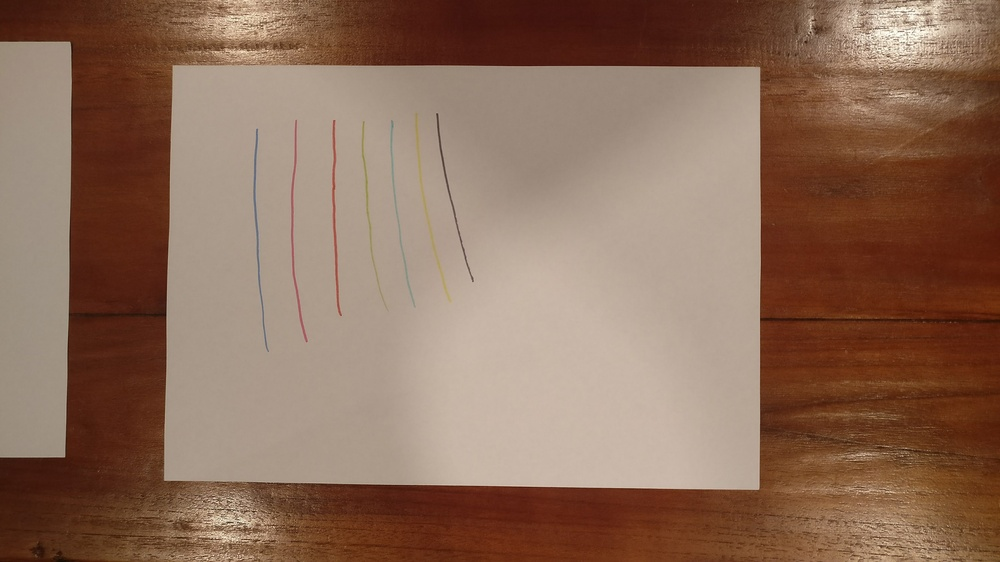
//> input picture MapAPI/UnitTests/Images/AllColorTest1.jpg, 1000 x 562 px, shrunk from 2667 x 1500 before the run
$ ./IdentifyRectangles -w ../../MapAPI/UnitTests/Images/AllColorTest1.jpg   (built with g++ and OpenCV 4)
//> lines starting //> are read from the running program, lines starting //| are printed output that depends on the picture; after the words box and inside, x2 and y2 are one past the last pixel; in counts of white or black regions, pixels touching at a corner belong together
#include "opencv2/core.hpp"
#include "opencv2/imgproc.hpp"
#include "opencv2/imgcodecs.hpp"
#include "opencv2/highgui.hpp"

#include <iostream>
#include <math.h>

using namespace cv;
using namespace std;

int thresh = 50, N = 11;
const char* wndname = "Square Detection Demo";

// Helper function:
// Finds a cosine of angle between vectors
// From pt0->pt1 and from pt0->pt2
static double angle(Point pt1, Point pt2, Point pt0)
{
	double dx1 = pt1.x - pt0.x;
	double dy1 = pt1.y - pt0.y;
	double dx2 = pt2.x - pt0.x;
	double dy2 = pt2.y - pt0.y;
	return (dx1 * dx2 + dy1 * dy2) / sqrt((dx1 * dx1 + dy1 * dy1) * (dx2 * dx2 + dy2 * dy2) + 1e-10);
}

// Returns sequence of rectangles detected on the image.
// The sequence is stored in the specified memory storage.
// Based on the code by karlphillip, http://stackoverflow.com/a/8863060
// under the CC BY-SA license, https://creativecommons.org/licenses/by-sa/4.0/.
void findRectangles(Mat& image, vector<vector<Point> >& rectangles)
{
	// Blur will enhance edge detection
	Mat blurred(image);
	medianBlur(image, blurred, 9);

	Mat gray0(blurred.size(), CV_8U), gray;
	vector<vector<Point> > contours;

	// Find squares in every color plane of the image
	for (int c = 0; c < 3; c++)
	{
		int ch[] = {c, 0};
		mixChannels(&blurred, 1, &gray0, 1, ch, 1);

		// Try several threshold levels
		const int threshold_level = 2;
		for (int l = 0; l < threshold_level; l++)
		{
			// Use Canny instead of zero threshold level!
			// Canny helps to catch squares with gradient shading
			if (l == 0)
			{
				Canny(gray0, gray, 10, 20, 3);

				// Dilate helps to remove potential holes between edge segments
				dilate(gray, gray, Mat(), Point(-1, -1));
			}
			else
			{
				gray = gray0 >= (l + 1) * 255 / threshold_level;
			}

			// Find contours and store them in a list
			findContours(gray, contours, CV_RETR_LIST, CV_CHAIN_APPROX_SIMPLE);

			// Test contours
			vector<Point> approx;
			for (size_t i = 0; i < contours.size(); i++)
			{
				// Approximate contour with accuracy proportional
				// to the contour perimeter
				approxPolyDP(Mat(contours[i]), approx, arcLength(Mat(contours[i]), true) * 0.02, true);

				// Note: absolute value of an area is used because
				// area may be positive or negative - in accordance with the
				// contour orientation
				if (approx.size() == 4 &&
					fabs(contourArea(Mat(approx))) > 1000 &&
					isContourConvex(Mat(approx)))
				{
					double maxCosine = 0;

					for (int j = 2; j < 5; j++)
					{
						double cosine = fabs(angle(approx[j % 4], approx[j - 2], approx[j - 1]));
						maxCosine = MAX(maxCosine, cosine);
					}

					if (maxCosine < 0.3)
						rectangles.push_back(approx);
				}
			}
		}
	}
}

// The function draws all the squares in the image
static void drawSquares(Mat& image, const vector<vector<Point> >& rectangles)
{
	for (size_t i = 0; i < rectangles.size(); i++)
	{
		const Point* p = &rectangles[i][0];
		int n = (int)rectangles[i].size();
		polylines(image, &p, &n, 1, true, Scalar(0, 255, 0), 3, LINE_AA);
	}

	imshow(wndname, image);
}


int main(int argc, char** argv)
{
	const char* usage = "usage: IdentifyRectangles [options] <image>...\n\n-w, --windows\tDisplays windows.";
	if (argc < 2) // Checks there is at least 1 arg
	{
		cout << usage << endl;
		return 0;
	}

	bool displayWindows;
	if (strcmp(argv[1], "-w") == 0 || strcmp(argv[1], "--windows") == 0) // Checks if windows should be displayed
	{
		displayWindows = true;
		if (argc < 3) // Checks there is at least one other arg
		{
			cout << usage << endl;
			return 0;
		}
	}
	else
		displayWindows = false;

	const char* names[11];

	int offset = 1; // Gets number of non image parameters
	if (displayWindows)
		offset++;

	int count = argc - offset < 10 ? argc - offset : 10; // Limits count to 10
	for (int i = 0; i < count; i++) // Gets array of images (max 10)
	{
		names[i] = argv[i + offset];
		names[i + 1] = 0; //Keeps the next one always at 0
	}

	if (displayWindows)
		namedWindow(wndname , 1);

	for (int i = 0; names[i] != 0; i++)
	{
		cout << endl; // Creates new line for this squares output

		vector<vector<Point> > rectangles;

		Mat image = imread(names[i], 1);
//> image is the input picture: 562 rows x 1000 cols, CV_8UC3; mean B, G, R 89.9, 108.8, 140.2
		if (image.empty())
		{
			cout << "Couldn't load " << names[i];
			continue;
		}

		findRectangles(image, rectangles);
//> the loop in findRectangles, `for (int c = 0; c < 3; c++)` made 3 passes
//> pass 1, in findRectangles, `mixChannels(&blurred, 1, &gray0, 1, ch, 1);`:
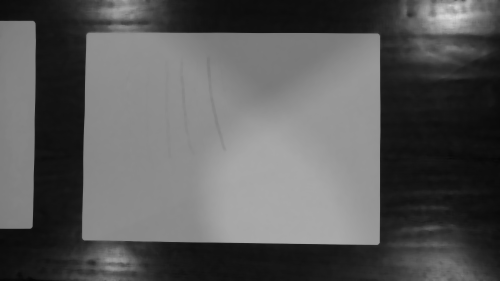
//> gray0: 562 rows x 1000 cols, CV_8UC1 (shown at 1/2 size); min 4, max 218, mean 90.1
//> pass 2, in findRectangles, `mixChannels(&blurred, 1, &gray0, 1, ch, 1);`:
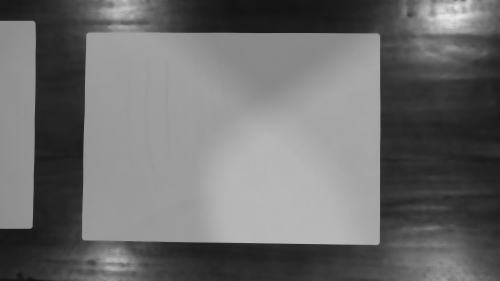
//> gray0: 562 rows x 1000 cols, CV_8UC1 (shown at 1/2 size); min 14, max 234, mean 109
//> pass 3, in findRectangles, `mixChannels(&blurred, 1, &gray0, 1, ch, 1);`:
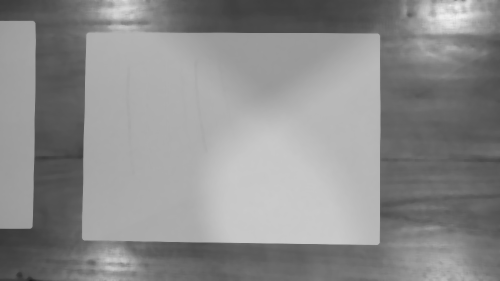
//> gray0: 562 rows x 1000 cols, CV_8UC1 (shown at 1/2 size); min 28, max 243, mean 140.4
//> after the loop in findRectangles, `for (int c = 0; c < 3; c++)`: contours = 0 contours; rectangles = 3 contours; box (x1, y1, x2, y2) and area: (167, 68, 759, 485) 241730, (167, 68, 759, 485) 241730, (168, 68, 759, 485) 241726
		if (displayWindows)
			drawSquares(image, rectangles);
//> the loop in drawSquares, `for (size_t i = 0; i < rectangles.size(); i++)` made 3 passes
//> after the loop in drawSquares, `for (size_t i = 0; i < rectangles.size(); i++)`:
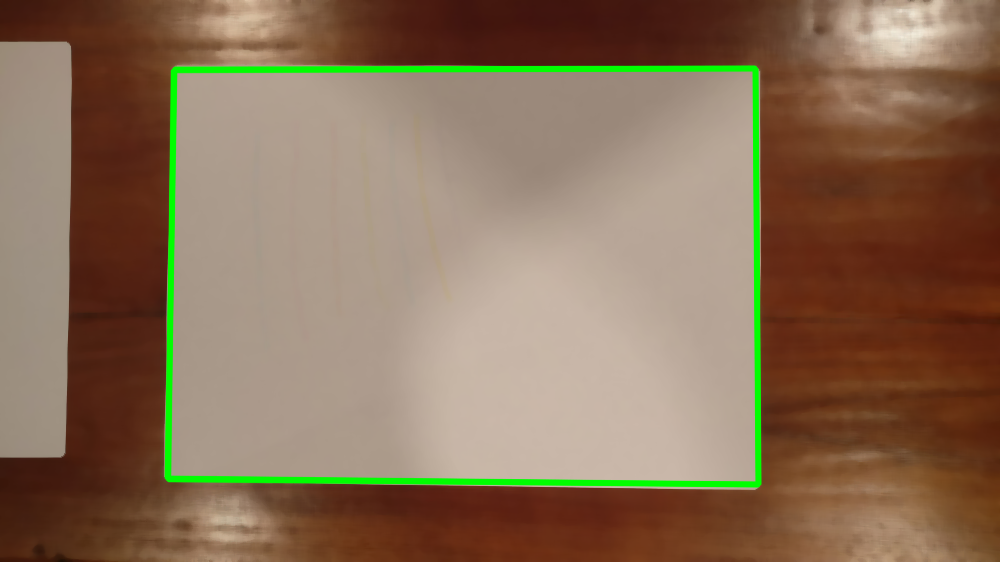
//> image: 562 rows x 1000 cols, CV_8UC3; mean B, G, R 87.1, 111.3, 136.7

		// Does a json output of all the rectangles identified
		cout << "[";
		for (int a = 0; a < rectangles.size(); a++)
		{
			cout << "[";
			for (int b = 0; b < rectangles[a].size(); b++)
			{
				cout << "{\"x\":" << rectangles[a][b].x << ",\"y\":" << rectangles[a][b].y << "}";
				if (b < rectangles[a].size() - 1)
					cout << ",";
			}
			cout << "]";
			if (a < rectangles.size() - 1)
				cout << ",";
		}
//> this loop made 3 passes

		cout << "]";

		if (displayWindows)
		{
			char c = (char)waitKey();
//> the space key is pressed
			if (c == 27)
				break;
		}
	}
	cout << endl;
	return 0;
}

$ run again, on MapAPI/UnitTests/Images/AllColorTest3.jpg
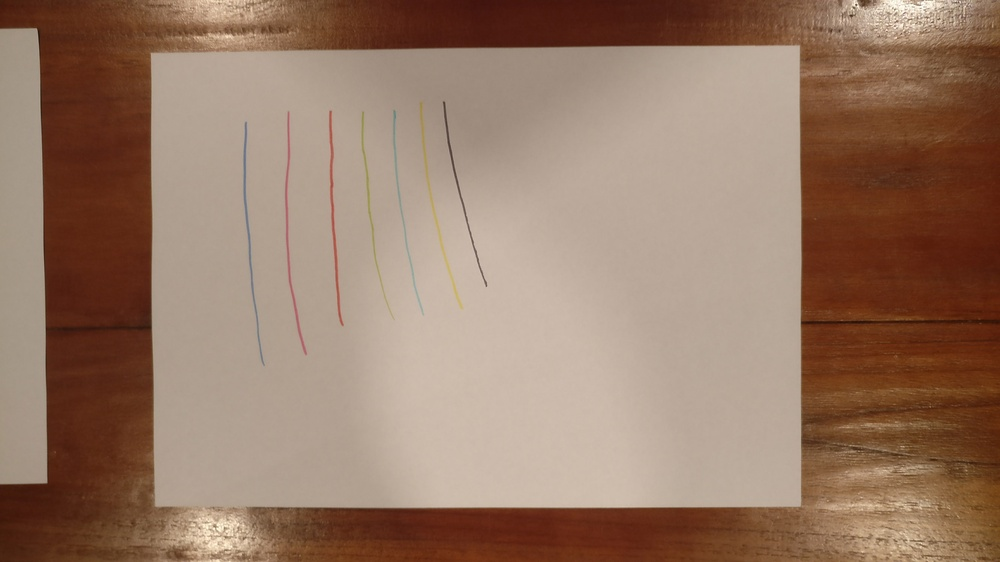
//> input picture MapAPI/UnitTests/Images/AllColorTest3.jpg, 1000 x 562 px, shrunk from 2667 x 1500 before the run
//> image is the input picture: 562 rows x 1000 cols, CV_8UC3; mean B, G, R 102.4, 121.3, 150.8
//> the loop in findRectangles, `for (int c = 0; c < 3; c++)` made 3 passes
//> pass 3, in findRectangles, `mixChannels(&blurred, 1, &gray0, 1, ch, 1);`:
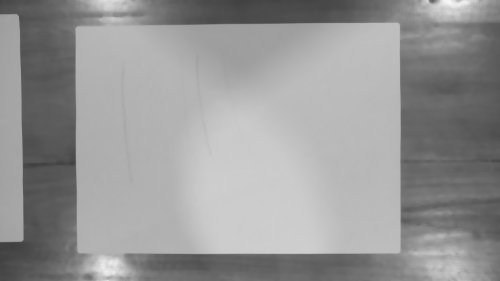
//> gray0: 562 rows x 1000 cols, CV_8UC1 (shown at 1/2 size); min 63, max 246, mean 151
//> after the loop in findRectangles, `for (int c = 0; c < 3; c++)`: contours = 0 contours; rectangles = 3 contours; box (x1, y1, x2, y2) and area: (155, 48, 798, 505) 289959, (155, 48, 798, 505) 289959, (155, 50, 799, 505) 289542
//> the loop in drawSquares, `for (size_t i = 0; i < rectangles.size(); i++)` made 3 passes
//> after the loop in drawSquares, `for (size_t i = 0; i < rectangles.size(); i++)`:
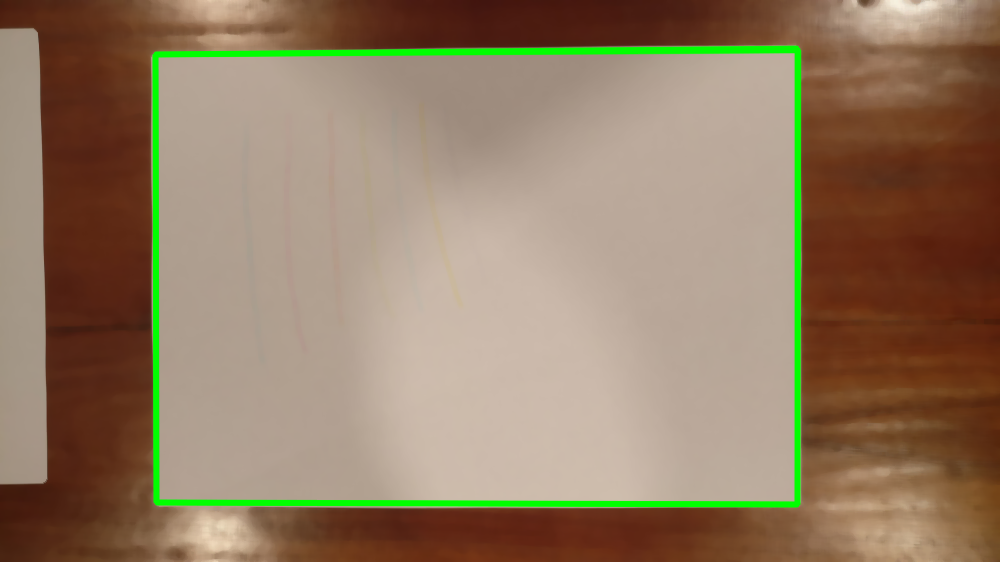
//> image: 562 rows x 1000 cols, CV_8UC3; mean B, G, R 99.2, 123.9, 146.7
//> the loop `for (int a = 0; a < rectangles.size(); a++)` made 3 passes

$ run again, on MapAPI/UnitTests/Images/AllColorTest4.jpg
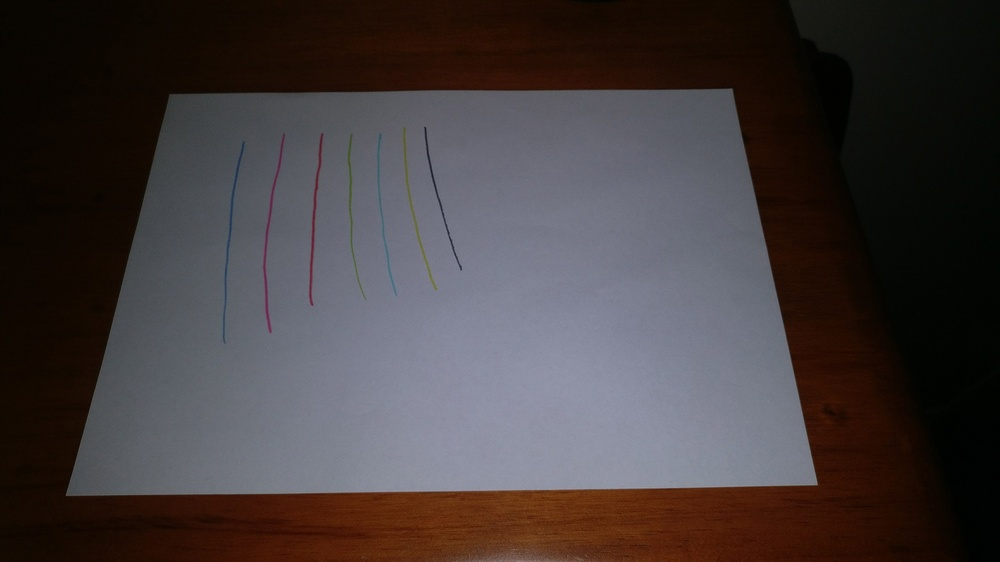
//> input picture MapAPI/UnitTests/Images/AllColorTest4.jpg, 1000 x 562 px, shrunk from 2667 x 1500 before the run
//> image is the input picture: 562 rows x 1000 cols, CV_8UC3; mean B, G, R 60.4, 59.8, 67.2
//> the loop in findRectangles, `for (int c = 0; c < 3; c++)` made 3 passes
//> pass 3, in findRectangles, `mixChannels(&blurred, 1, &gray0, 1, ch, 1);`:
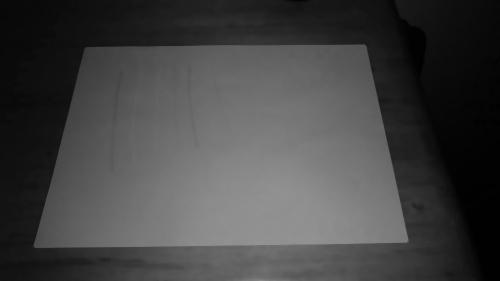
//> gray0: 562 rows x 1000 cols, CV_8UC1 (shown at 1/2 size); min 0, max 147, mean 67.3
//> after the loop in findRectangles, `for (int c = 0; c < 3; c++)`: contours = 0 contours; rectangles = 6 contours; box (x1, y1, x2, y2) and area: (66, 91, 815, 495) 261028, (66, 91, 815, 495) 261028, (66, 91, 815, 495) 261028, (68, 92, 812, 492) 256040, (68, 94, 812, 492) 255791, (68, 94, 812, 492) 255791
//> the loop in drawSquares, `for (size_t i = 0; i < rectangles.size(); i++)` made 6 passes
//> after the loop in drawSquares, `for (size_t i = 0; i < rectangles.size(); i++)`:
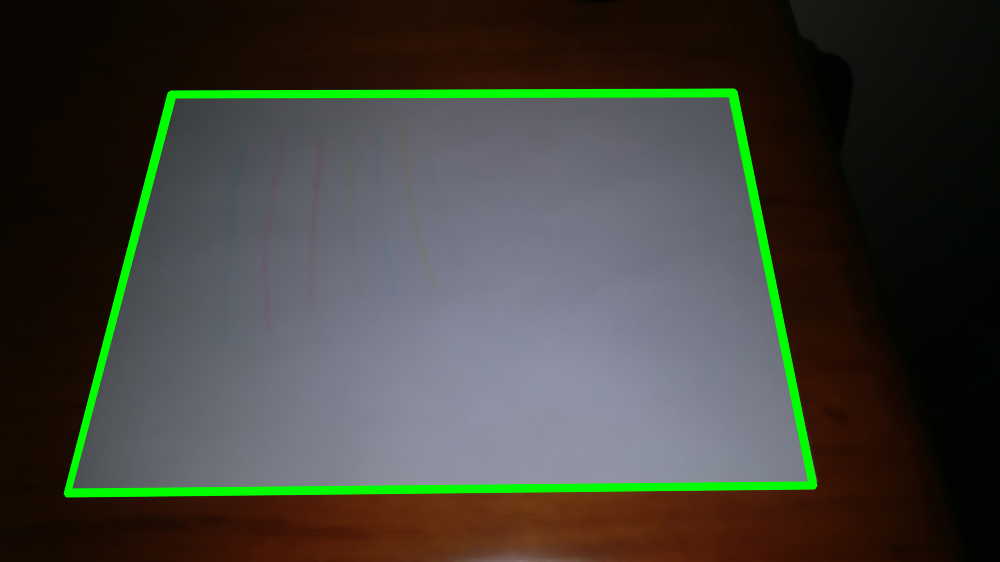
//> image: 562 rows x 1000 cols, CV_8UC3; mean B, G, R 57.9, 65.6, 64.5
//> the loop `for (int a = 0; a < rectangles.size(); a++)` made 6 passes
